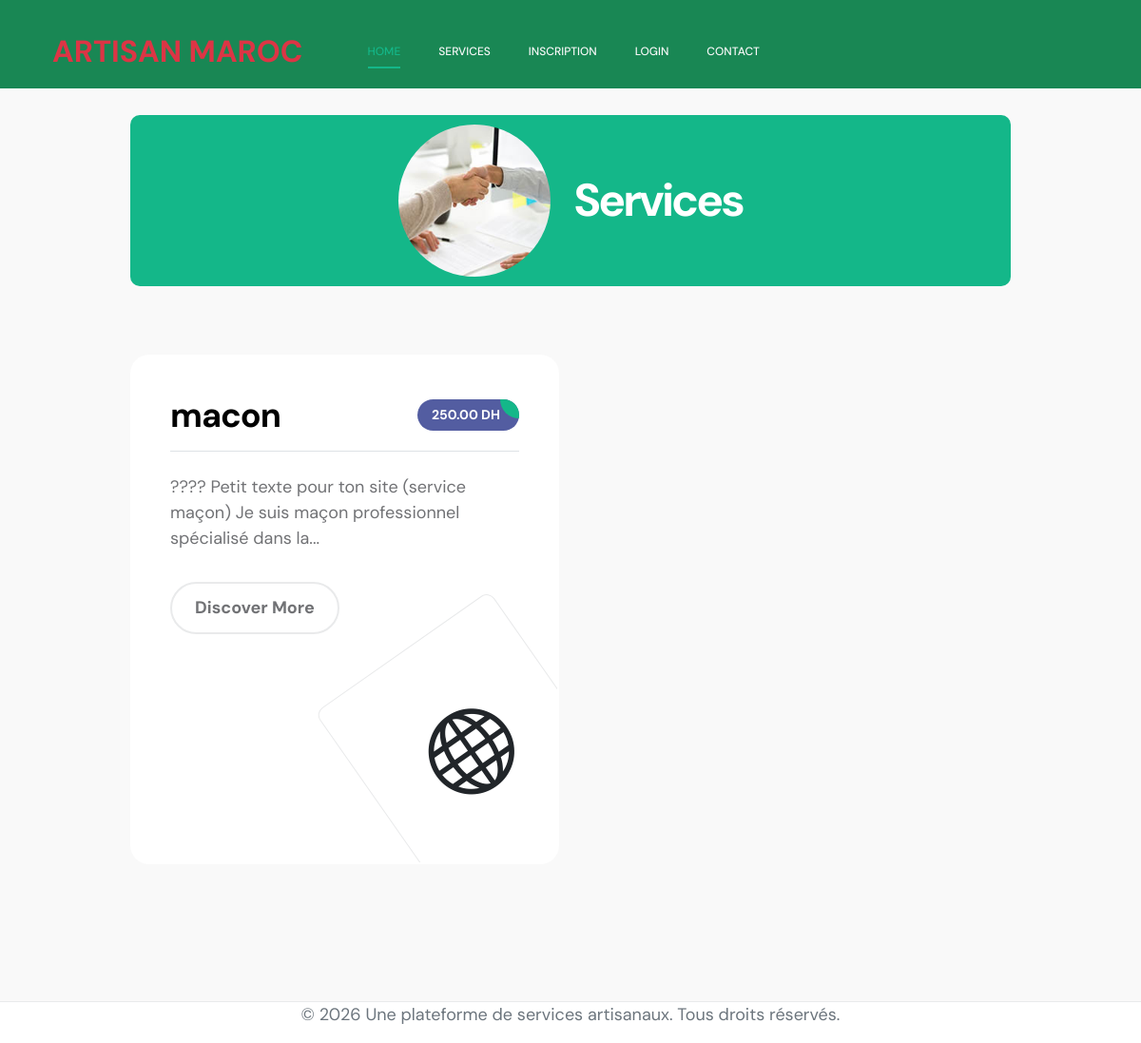
Screenshot of /ebdomage_fichier.php/service-detail.php?metier_id=1 with the database file from the repository.
### tables this page shows
CREATE TABLE `services` (
  `id` int(11) NOT NULL,
  `artisan_id` int(11) NOT NULL,
  `titre` varchar(150) NOT NULL,
  `description` text DEFAULT NULL,
  `prix` decimal(10,2) DEFAULT NULL,
  `image` varchar(255) NOT NULL
);

### ebdomage_fichier.php/service-detail.php (the view, shortened to what this page needs)
<?php
include 'connexion.php';
if (isset($_GET['metier_id'])) {
    $metier_id = $_GET['metier_id'];
    $stmt = $conn->prepare("
        SELECT s.*, a.id AS artisan_id
        FROM services s
        JOIN artisans a ON s.artisan_id = a.id
        WHERE a.metier_id = ?
    ");
    $stmt->bind_param("i", $metier_id);
    $stmt->execute();
    $result = $stmt->get_result();
}
?>
<!doctype html>
<html lang="en">
<head>
    <link href="css/bootstrap.min.css" rel="stylesheet">
    <link href="css/bootstrap-icons.css" rel="stylesheet">
    <link href="css/magnific-popup.css" rel="stylesheet">
    <link href="css/templatemo-first-portfolio-style.css" rel="stylesheet">
</head>
<body>
    <?php include 'header-pages.php'; ?>
    <section class="services section-padding" id="section_3">
        <div class="container">
            <div class="row">
                <div class="col-lg-10 col-12 mx-auto">
                    <div class="section-title-wrap d-flex justify-content-center align-items-center mb-5">
                        <img src="images/handshake-man-woman-after-signing-business-contract-closeup.jpg"
                            class="avatar-image img-fluid" alt="">
                        <h2 class="text-white ms-4 mb-0">Services</h2>
                    </div>
                    <div class="row pt-lg-4">
            <?php foreach ($result as $service) { ?>
                <div class="col-lg-6 col-12">
                    <div class="services-thumb">
                        <div class="d-flex flex-wrap align-items-center border-bottom mb-4 pb-3">
                            <h3 class="mb-0"><?php echo $service['titre']; ?></h3>
                            <div class="services-price-wrap ms-auto">
                                <p class="services-price-text mb-0"><?php echo $service['prix']; ?> DH</p>
                                <div class="services-price-overlay"></div>
                            </div>
                        </div>
                        <?php echo "<p>" . substr($service['description'], 0, 100) . "...</p>"; ?>
                        <a href='srv-demande.php?artisan_id=<?php echo $service['artisan_id'];?>' class="custom-btn custom-border-btn btn mt-3">Discover
                            More</a>
                        <div class="services-icon-wrap d-flex justify-content-center align-items-center">
                            <i class="services-icon bi-globe"></i>
                        </div>
                    </div>
                </div>
            </div>
        </div>
    <?php } ?>
    </div>
    </div>
</section>
<?php include 'footer.php'; ?>
</body>
</html>

### css/templatemo-first-portfolio-style.css (style rules this page uses)
:root { --white-color: #ffffff; --primary-color: #535da1; --secondary-color: #14B789; --section-bg-color: #f9f9f9; --dark-color: #000000; --p-color: #717275; --border-color: #e9eaeb; --featured-border-color: #727aab; --body-font-family: 'DM Sans', sans-serif; --h1-font-size: 62px; --h2-font-size: 48px; --h3-font-size: 36px; --h4-font-size: 32px; --h5-font-size: 24px; --h6-font-size: 22px; --p-font-size: 18px; --menu-font-size: 12px; --copyright-font-size: 14px; --border-radius-large: 100px; --border-radius-medium: 20px; --border-radius-small: 10px; --font-weight-normal: 400; --font-weight-medium: 500; --font-weight-bold: 700; }
body { background: var(--white-color); font-family: var(--body-font-family); }
h2, h3, h4, h5, h6 { color: var(--dark-color); }
h1, h2, h3, h4, h5, h6 { font-weight: var(--font-weight-bold); letter-spacing: -1px; }
h2 { font-size: var(--h2-font-size); color: var(--secondary-color); letter-spacing: -3px; }
h3 { font-size: var(--h3-font-size); }
p { color: var(--p-color); font-size: var(--p-font-size); font-weight: var(--font-weight-normal); }
a, button { touch-action: manipulation; transition: all 0.3s; }
a { color: var(--p-color); text-decoration: none; }
.section-padding { padding-top: 120px; padding-bottom: 120px; }
.section-title-wrap { background: var(--secondary-color); border-radius: var(--border-radius-small); padding: 10px 30px; }
.avatar-image { border-radius: var(--border-radius-large); width: 160px; height: 160px; object-fit: cover; }
.custom-btn, .navbar .custom-btn { font-size: var(--p-font-size); font-weight: var(--font-weight-bold); }
.custom-btn { background: var(--secondary-color); border-radius: var(--border-radius-large); color: var(--white-color); font-weight: var(--font-weight-bold); padding: 12px 24px; }
.custom-border-btn { background: transparent; border: 2px solid var(--border-color); color: var(--p-color); }
.services, .featured { background: var(--section-bg-color); border-top: 1px solid var(--border-color); border-bottom: 1px solid var(--border-color); }
.services-thumb { background: var(--white-color); border: 2px solid transparent; border-radius: var(--border-radius-medium); position: relative; overflow: hidden; margin-bottom: 24px; padding: 40px 40px 240px 40px; transition: all 0.5s; }
.services-icon-wrap { border: 1px solid var(--border-color); border-radius: var(--border-radius-small); position: absolute; bottom: 0; right: 0; width: 50%; height: 55%; transform: rotate(-35deg) translateY(55px); transition: all ease 0.5s; }
.services-icon { font-size: 90px; position: relative; bottom: 15px; }
.services-price-wrap { background: var(--primary-color); border-radius: var(--border-radius-medium); position: relative; overflow: hidden; padding: 6px 20px 6px 15px; transition: all ease 0.5s; }
.services-price-text { color: var(--white-color); font-size: var(--copyright-font-size); font-weight: var(--font-weight-bold); }
.services-price-overlay { background: var(--secondary-color); border-bottom-left-radius: 100%; position: absolute; top: 0; right: 0; width: 20px; height: 20px; pointer-events: none; }

### rows the page displays
services: titre "macon", prix "250.00", description "???? Petit texte pour ton site (service maçon) Je suis maçon professionnel spécialisé dans la"
